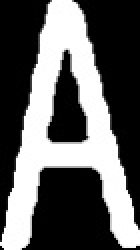
#> input picture Card_detector/Card_Imgs/Ace.jpg, 70 x 125 px, given in place of the camera (shown 2 times larger)
$ python CardDetector.py
#> lines starting #> are read from the running program, lines starting #| are printed output that depends on the picture; after the words box and inside, x2 and y2 are one past the last pixel; in counts of white or black regions, pixels touching at a corner belong together
### Card_detector/VideoStream.py

from threading import Thread
import cv2


class VideoStream:
    """Camera object"""
    def __init__(self, resolution=(640,480),framerate=30,PiOrUSB=2,src=0):

        # Create a variable to indicate if it's a USB camera or PiCamera.
        # PiOrUSB = 1 will use PiCamera. PiOrUSB = 2 will use USB camera.
#> called with resolution = (1280, 720), framerate = 10, PiOrUSB = 2, src = 0
        self.PiOrUSB = PiOrUSB

        if self.PiOrUSB == 1: # PiCamera
            # Import packages from picamera library
            from picamera.array import PiRGBArray
            from picamera import PiCamera

            # Initialize the PiCamera and the camera image stream
            self.camera = PiCamera()
            self.camera.resolution = resolution
            self.camera.framerate = framerate
            self.rawCapture = PiRGBArray(self.camera,size=resolution)
            self.stream = self.camera.capture_continuous(
                self.rawCapture, format = "bgr", use_video_port = True)

            self.frame = []

        if self.PiOrUSB == 2: # USB camera
            self.stream = cv2.VideoCapture(src)
            ret = self.stream.set(3,resolution[0])
            ret = self.stream.set(4,resolution[1])
            ret = self.stream.set(5,framerate) #Doesn't seem to do anything so it's commented out

            # első frame3
            (self.grabbed, self.frame) = self.stream.read()
#> self.frame is the input picture: shape (125, 70, 3); min 0, max 255, mean 98.1

    # változó a kamera megállásához
        self.stopped = False

    def start(self):
    # videóból való beolvasás
        Thread(target=self.update,args=()).start()
        return self

    def update(self):

        if self.PiOrUSB == 1: # PiCamera - we did not use this

            # A ciklus a végtelenségig folytatódik, amíg a szál le nem áll.
            for f in self.stream:
                # Ragadja ki a képkockát a folyamból, és törölje a folyamot a következő képkocka előkészítéséhez.
                self.frame = f.array
                self.rawCapture.truncate(0)

                if self.stopped:
                    #kamera forrás leállítás
                    self.stream.close()
                    self.rawCapture.close()
                    self.camera.close()

        if self.PiOrUSB == 2: # USB camera

            #
            while True:
                if self.stopped:
                    self.stream.release()
                    return

                # kövi framet kapjuk el
                (self.grabbed, self.frame) = self.stream.read()

    def read(self):
        # vissza legjobb framéhetz
        return self.frame

    def stop(self):
        # kamerának mutatja hogy álljon le
        self.stopped = True

### Card_detector/Cards.py

import numpy as np
import cv2
import time


# Adaptive threshold
BKG_THRESH = 80
CARD_THRESH = 50

CORNER_WIDTH = 32
CORNER_HEIGHT = 84

# figura dimenziói
RANK_WIDTH = 70
RANK_HEIGHT = 125

# tanítókáryták dimenziói
SUIT_WIDTH = 70
SUIT_HEIGHT = 100

RANK_DIFF_MAX = 2000
SUIT_DIFF_MAX = 700

CARD_MAX_AREA = 120000
CARD_MIN_AREA = 25000

font = cv2.FONT_HERSHEY_SIMPLEX

#A lekérdezési kártya és a tanító kártya adatainak tárolására szolgáló struktúrák

class Query_card:
    """Structure to store information about query cards in the camera image."""

    # [12 lines left out: function __init__, not called in this run]

class Train_ranks:
    """Structure to store information about train rank images."""

    def __init__(self):
        self.img = [] # Threshold, sized rank
        self.name = "Placeholder"

class Train_suits:
    """Structure to store information about train suit images."""

    def __init__(self):
        self.img = [] # merevlemezről - elöző komment
        self.name = "Placeholder"

### Függvények ###
def load_ranks(filepath):
    """Loads rank images from directory specified by filepath. Stores
    them in a list of Train_ranks objects."""
#> called with filepath = 'Card_Imgs/'

    train_ranks = []
    i = 0

    for Rank in ['Ace','Two','Three','Four','Five','Six','Seven',
                 'Eight','Nine','Ten','Jack','Queen','King']:
        train_ranks.append(Train_ranks())
        train_ranks[i].name = Rank
        filename = Rank + '.jpg'
        train_ranks[i].img = cv2.imread(filepath+filename, cv2.IMREAD_GRAYSCALE)
        i = i + 1
#> i = 1

    return train_ranks

def load_suits(filepath):
    """Loads suit images from directory specified by filepath. Stores
    them in a list of Train_suits objects."""
#> called with filepath = 'Card_Imgs/'

    train_suits = []
    i = 0

    for Suit in ['Spades','Diamonds','Clubs','Hearts']:
        train_suits.append(Train_suits())
        train_suits[i].name = Suit
        filename = Suit + '.jpg'
        train_suits[i].img = cv2.imread(filepath+filename, cv2.IMREAD_GRAYSCALE)
        i = i + 1
#> i = 1

    return train_suits

def preprocess_image(image):
    """Returns a grayed, blurred, and adaptively thresholded camera image."""

    gray = cv2.cvtColor(image,cv2.COLOR_BGR2GRAY)
    blur = cv2.GaussianBlur(gray,(5,5),0)

    #A legjobb küszöbérték a környezeti fényviszonyoktól függ. Erős megvilágítás esetén magas küszöbértéket kell használni,
    #hogy a kártyákat el lehessen különíteni a háttértől.
    #A kártyaérzékelőnek a fényviszonyoktól való függetlenné tétele érdekében a következő adaptív küszöbérték-módszert alkalmazzuk.

    img_w, img_h = np.shape(image)[:2]
    bkg_level = gray[int(img_h/100)][int(img_w/2)]
    thresh_level = bkg_level + BKG_THRESH

    retval, thresh = cv2.threshold(blur,thresh_level,255,cv2.THRESH_BINARY)

    return thresh

def find_cards(thresh_image):
    """Finds all card-sized contours in a thresholded camera image.
    Returns the number of cards, and a list of card contours sorted
    from largest to smallest."""

    # kontúr kereseés és válogatás index szerint
    cnts,hier = cv2.findContours(thresh_image,cv2.RETR_TREE,cv2.CHAIN_APPROX_SIMPLE)
    index_sort = sorted(range(len(cnts)), key=lambda i : cv2.contourArea(cnts[i]),reverse=True)

    # nincs kontúr nem történik semmi
    if len(cnts) == 0:
        return [], []

    # Ellenkező esetben üres, rendezett kontúr- és hierarchialisták inicializálása.
    cnts_sort = []
    hier_sort = []
    cnt_is_card = np.zeros(len(cnts),dtype=int)

    #Üres listák feltöltése rendezett kontúrral és rendezett hierarchiával. Most a kontúrlista indexei még mindig
    #megfelelnek a hierarchialista indexeinek. A hierarchia tömb segítségével ellenőrizhetjük, hogy a kontúroknak vannak-e szülei vagy sem.

    for i in index_sort:
        cnts_sort.append(cnts[i])
        hier_sort.append(hier[0][i])

#Határozza meg, hogy a kontúrok közül melyek a kártyák, a következő kritériumok alkalmazásával: 1) Kisebb terület, mint a maximális kártyaméret,
#2) nagyobb terület, mint a minimális kártyaméret,
#3) nincsenek szüleik,
#4) négy sarkuk van


    for i in range(len(cnts_sort)):
        size = cv2.contourArea(cnts_sort[i])
        peri = cv2.arcLength(cnts_sort[i],True)
        approx = cv2.approxPolyDP(cnts_sort[i],0.01*peri,True)

        if ((size < CARD_MAX_AREA) and (size > CARD_MIN_AREA)
            and (hier_sort[i][3] == -1) and (len(approx) == 4)):
            cnt_is_card[i] = 1

    return cnts_sort, cnt_is_card

# [200 lines left out: functions preprocess_card, match_card, draw_results, flattener, not called in this run]

### Card_detector/CardDetector.py

import cv2
import numpy as np
import time
import os
import Cards
import VideoStream


# Konstans és változók

## Kamera
IM_WIDTH = 1280
IM_HEIGHT = 720
FRAME_RATE = 10

## Kistzámolt frame rate számolása
frame_rate_calc = 1
freq = cv2.getTickFrequency()

## Használandó betűtípus meghatározása
font = cv2.FONT_HERSHEY_SIMPLEX

videostream = VideoStream.VideoStream((IM_WIDTH,IM_HEIGHT),FRAME_RATE,2,0).start()
time.sleep(1)


path = 'Card_Imgs/'
train_ranks = Cards.load_ranks( path)
train_suits = Cards.load_suits( path)
#> train_suits = 4 items


# A fő ciklus ismételten megragadja a képkockákat a videófolyamból, és feldolgozza azokat, hogy megtalálja és azonosítsa a játékkártyákat.

cam_quit = 0 # Loop control variable

# Képkockák rögzítésének megkezdése
while cam_quit == 0:

    # Képkocka kinyerése a videófolyamból
    image = videostream.read()
    t1 = cv2.getTickCount()

    # Kamera képek előfeldolgozása (gray, blur,  threshold)
    pre_proc = Cards.preprocess_image(image)
#> in preprocess_image, `blur = cv2.GaussianBlur(gray,(5,5),0)`:
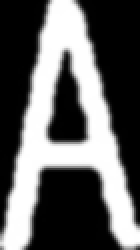
#> blur: shape (125, 70) (shown 2 times larger); min 0, max 255, mean 98.3
#> in preprocess_image, `bkg_level = gray[int(img_h/100)][int(img_w/2)]`: bkg_level = 0
#> in preprocess_image, `thresh_level = bkg_level + BKG_THRESH`: thresh_level = 80
#> in preprocess_image, `retval, thresh = cv2.threshold(blur,thresh_level,255,cv2.THRESH_BINARY)`:
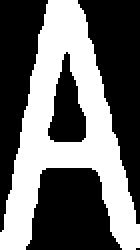
#> thresh: shape (125, 70) (shown 2 times larger); 41.7% white; 1 white region

    # A képen lévő összes kártya kontúrjának megkeresése és rendezése (query cards)
    cnts_sort, cnt_is_card = Cards.find_cards(pre_proc)
#> in find_cards, `cnts,hier = cv2.findContours(thresh_image,cv2.RETR_TREE,cv2.CHAIN_APPR..`: cnts = 2 contours; box (x1, y1, x2, y2) and area: (0, 0, 70, 125) 3960, (23, 25, 44, 72) 558
#> in find_cards, `index_sort = sorted(range(len(cnts)), key=lambda i : cv2.contourArea(c..`: index_sort = [0, 1]
#> in find_cards, `cnt_is_card = np.zeros(len(cnts),dtype=int)`: cnt_is_card = [0, 0]
#> the loop in find_cards, `for i in index_sort:` made 2 passes
#> after the loop in find_cards, `for i in index_sort:`: cnts_sort has the same summary as cnts
#> the loop in find_cards, `for i in range(len(cnts_sort)):` made 2 passes
#> (size, peri) on passes 1 to 2: (3960, 421.1), (558, 116.8)
#> cnts_sort has the same summary as cnts in find_cards; cnt_is_card = [0, 0]

    # Ha nincs kontúr akkor ne csináljon semmit
    if len(cnts_sort) != 0:

        # Egy új "kártyák" lista inicializálása a kártyaobjektumok hozzárendeléséhez.
        # k indexek az új kártya tömböknek
        cards = []
        k = 0

        # Adott kontúr detektálása
        for i in range(len(cnts_sort)):
            if (cnt_is_card[i] == 1):

                cards.append(Cards.preprocess_card(cnts_sort[i],image))

                # Keresse meg a kártyának legjobban megfelelő rangot és színt.
                cards[k].best_rank_match,cards[k].best_suit_match,cards[k].rank_diff,cards[k].suit_diff = Cards.match_card(cards[k],train_ranks,train_suits)

                # Középpont rajzolása
                image = Cards.draw_results(image, cards[k])
                k = k + 1
#> this loop made 2 passes

        # Kontúrok rajzolása
        if (len(cards) != 0):
            temp_cnts = []
            for i in range(len(cards)):
                temp_cnts.append(cards[i].contour)
            cv2.drawContours(image,temp_cnts, -1, (255,0,0), 2)


    cv2.putText(image,"FPS: "+str(int(frame_rate_calc)),(10,26),font,0.7,(255,0,255),2,cv2.LINE_AA)
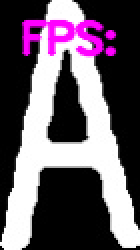
#> image: shape (125, 70, 3) (shown 2 times larger); 7.41% of pixels changed, all inside (x1, y1, x2, y2) = (10, 9, 59, 29); drawn as B, G, R


    cv2.imshow("Card Detector",image)

    # Frame rate kalkuláció
    t2 = cv2.getTickCount()
    time1 = (t2-t1)/freq
    frame_rate_calc = 1/time1

    key = cv2.waitKey(250) & 0xFF
#> (key q is pressed here)
    if key == ord("q"):
        cam_quit = 1

cv2.destroyAllWindows()
videostream.stop()
